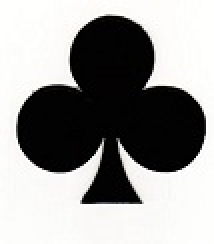
%> input picture ImageProcessing/Project/suits/clubs.jpg, 107 x 122 px (shown 2 times larger)
$ octave BIM472.m   (GNU Octave 9; MATLAB toolbox functions it lacks are replaced by stand-ins)
%> lines starting %> are read from the running program, lines starting %| are printed output that depends on the picture
%% Codes
clc;
close all;
clear all;

%% Loading suits templates

suits = ["clubs", "diamonds", "hearts", "spades"];

clubsimage = imread('suits/clubs.jpg');
%> clubsimage is the input picture: size 122x107x3 uint8; mean R, G, B 153.3, 152.9, 151.7
CI = rgb2gray(clubsimage);
% CI_pts = detectSURFFeatures(CI);
% [CI_features CI_validPts] = extractFeatures(CI, CI_pts);

diamondsimage = imread('suits/diamonds.jpg');
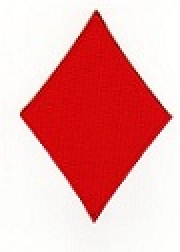
%> input picture ImageProcessing/Project/suits/diamonds.jpg, 90 x 126 px (shown 2 times larger)
%> diamondsimage is the input picture: size 126x90x3 uint8; mean R, G, B 235.8, 167.1, 166.9
DI = rgb2gray(diamondsimage);
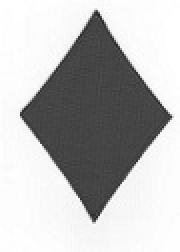
%> DI: size 126x90 uint8 (shown 2 times larger); min 30, max 255, mean 187.7

heartsimage = imread('suits/hearts.jpg');
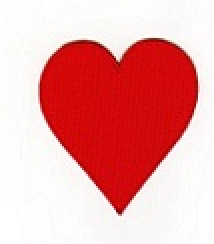
%> input picture ImageProcessing/Project/suits/hearts.jpg, 107 x 122 px (shown 2 times larger)
%> heartsimage is the input picture: size 122x107x3 uint8; mean R, G, B 235, 164.3, 163.9
HI = rgb2gray(heartsimage);
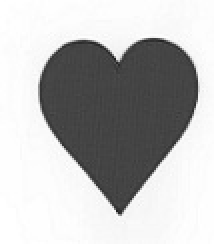
%> HI: size 122x107 uint8 (shown 2 times larger); min 32, max 255, mean 185.5

spadesimage = imread('suits/spades.jpg');
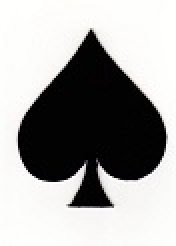
%> input picture ImageProcessing/Project/suits/spades.jpg, 88 x 123 px (shown 2 times larger)
%> spadesimage is the input picture: size 123x88x3 uint8; mean R, G, B 163.8, 163.3, 162.1
SI = rgb2gray(spadesimage);

%% Image acquisition
% f = imread('images/3cards_extreme.jpg');
%> (the run ends here)
